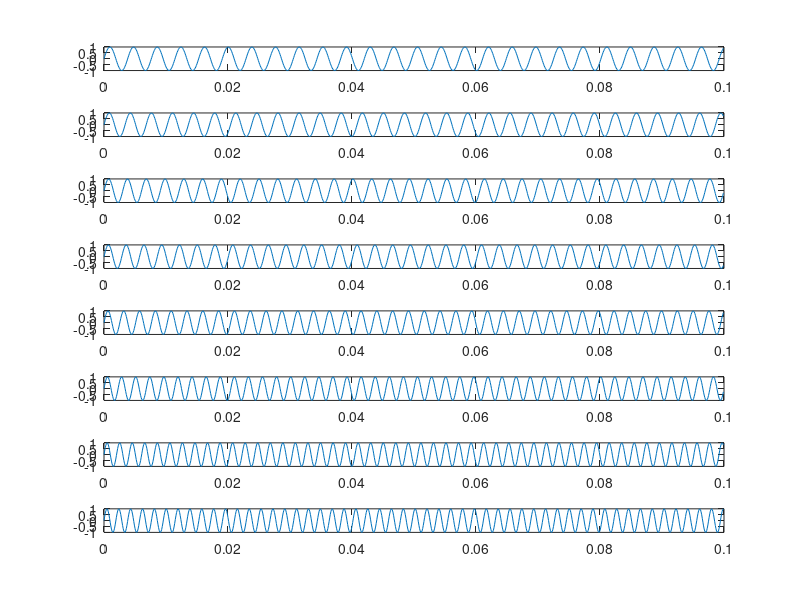
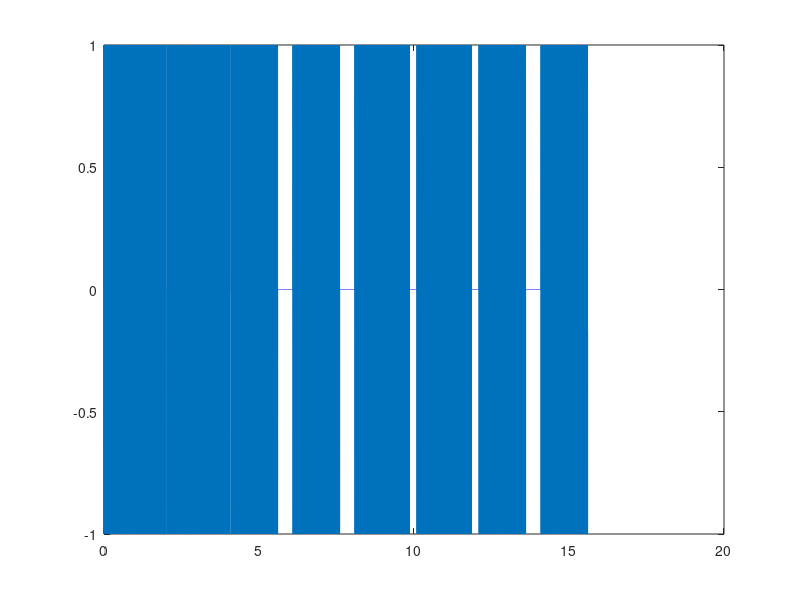
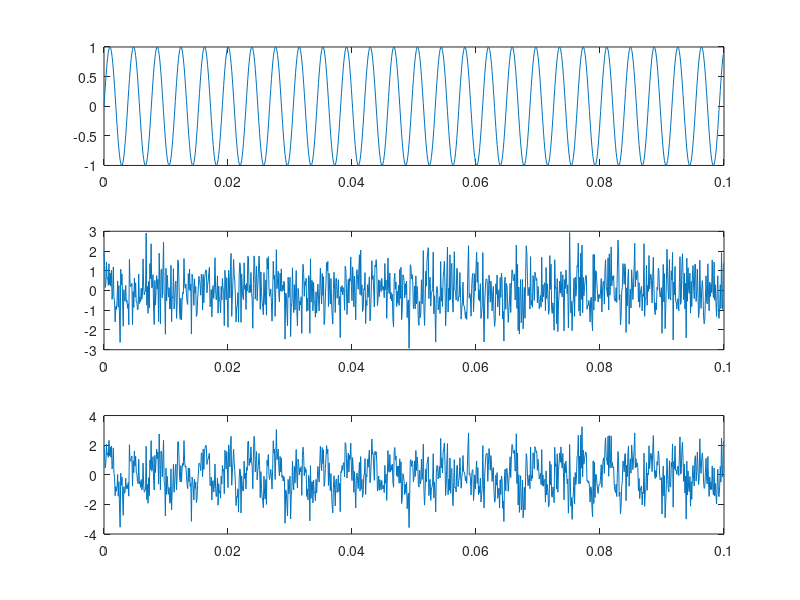
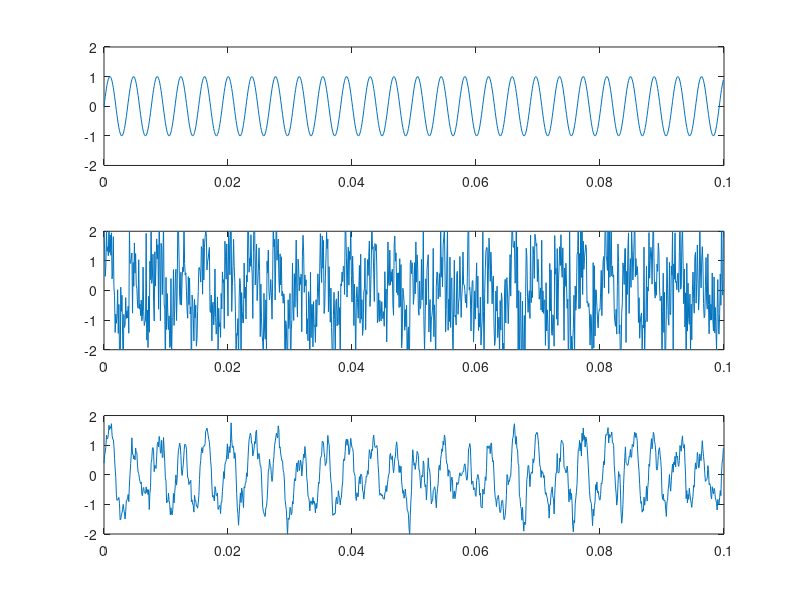

Recreate these plots in MATLAB, in order.
%%
clear all;
close all;
%%
fs=10000; %Hz
t=0:1/fs:0.5-1/fs; %0.5 seconds

%frequency of different notes in Hz
Do_freq=262;
Re_freq=294;
Mi_freq=330;
Fa_freq=349;
Sol_freq=392;
La_freq=440;
Si_freq=494;
Do_freq_high=523;

%Sinusoid of 0.5s
Do=sin(2*pi*t*Do_freq); 
Re=sin(2*pi*t*Re_freq); 
Mi=sin(2*pi*t*Mi_freq); 
Fa=sin(2*pi*t*Fa_freq); 
Sol=sin(2*pi*t*Sol_freq); 
La=sin(2*pi*t*La_freq); 
Si=sin(2*pi*t*Si_freq); 
Do_high=sin(2*pi*t*Do_freq_high); 

%%
%plotting first 1000 points
figure;
subplot(8,1,1);plot(t(1:1000),Do(1:1000));
subplot(8,1,2);plot(t(1:1000),Re(1:1000));
subplot(8,1,3);plot(t(1:1000),Mi(1:1000));
subplot(8,1,4);plot(t(1:1000),Fa(1:1000));
subplot(8,1,5);plot(t(1:1000),Sol(1:1000));
subplot(8,1,6);plot(t(1:1000),La(1:1000));
subplot(8,1,7);plot(t(1:1000),Si(1:1000));
subplot(8,1,8);plot(t(1:1000),Do_high(1:1000));
%%
%play music scale
music_scale=[Do Re Mi Fa Sol La Si Do_high];
sound(music_scale,fs);
%%
sound([music_scale fliplr(music_scale)],fs)
%%
%brother jacob
a=La;
b=Si;
c=Do;
d=Re;
e=Mi;
f=Fa;
g=Sol;
g_low=sin(2*pi*t*Sol_freq/2);
brother_jacob=[c d e c zeros(1,500) ...
    c d e c zeros(1,500) ...
    e f g zeros(1,5000) ...
    e f g zeros(1,5000) ...
    g(1:end/2) a(1:end/2) g(1:end/2) f(1:end/2) e c(1:end/2) zeros(1,2500)...
    g(1:end/2) a(1:end/2) g(1:end/2) f(1:end/2)  e c(1:end/2) zeros(1,2500)...
    c g_low c zeros(1,5000)...
    c g_low c];
time=0:1/fs:length(brother_jacob)/fs-1/fs;
figure,plot(time,brother_jacob);
%%
%play song
sound(brother_jacob,fs)


%%
%white noise generation
y=brother_jacob;
noise=randn(size(y));
ynoise=y+noise;

time_points=1000;
figure;
subplot(3,1,1); plot(time(1:time_points),y(1:time_points));
subplot(3,1,2); plot(time(1:time_points),noise(1:time_points));
subplot(3,1,3); plot(time(1:time_points),ynoise(1:time_points));
%%
%play with noise
sound(ynoise,fs)

%%
%filter noise using convolution with kernel
k=ones(1,5)/5;
yfilt=conv(k,ynoise);
figure;
subplot(3,1,1); plot(time(1:time_points),y(1:time_points));ylim([-2 2]);
subplot(3,1,2); plot(time(1:time_points),ynoise(1:time_points));ylim([-2 2]);
subplot(3,1,3); plot(time(1:time_points),yfilt(1:time_points));ylim([-2 2]);

%%
%play filtered sound 
sound(yfilt,fs)
%%
%Fourier Transformation
fs=200;
t=0:1/fs:0.5-1/fs;
f=40.45;
x=sin(2*pi*f*t);

Fx=fft(x);
N=length(x);
freq= 0 : fs/N : fs/2-fs/N;
abs_Fx=abs(Fx);

figure,
plot(freq,abs_Fx(1:length(freq)));
title('Fourier Spectrum')
xlabel('freq (Hz)');
ylabel('Fx');

%%
%fft with higher frequency resolution
NFFT=2^12;
Fx_longer=fft(x,NFFT);
f=0:fs/NFFT:fs/2-fs/NFFT;

figure;
plot(f,abs(Fx_longer(1:length(f))));
title('Fourier Spectrum')
xlabel('freq (Hz)');
ylabel('Fx');
%%
% full spectrum
f=0:fs/NFFT:fs-fs/NFFT;
figure;
plot(f,abs(Fx_longer(1:length(f))));
title('Fourier Spectrum')
xlabel('freq (Hz)');
ylabel('Fx');
%%
% negative side before positive side
f_pos=0:fs/NFFT:fs/2-fs/NFFT;
f_neg=-fs/NFFT:-fs/NFFT:-fs/2;
f=[fliplr(f_neg) f_pos];
Fx_shift=fftshift(Fx_longer);
figure;
plot(f,abs(Fx_shift));
title('Fourier Spectrum')
xlabel('freq (Hz)');
ylabel('Fx');
%%
% fourier transform of brother jacob
fs=10000; % Reset to original sampling rate
x=brother_jacob;
NFFT=2^(nextpow2(size(x,2)));
Fx_longer=fft(x,NFFT);
f=0:fs/NFFT:fs/2-fs/NFFT;
 
figure;
plot(f,abs(Fx_longer(1:length(f))));
title('Fourier Spectrum')
xlabel('freq (Hz)');
ylabel('Fx');
%%
% fourier transform of brother jacob with noise
x=ynoise;
NFFT=2^(nextpow2(size(x,2)));
Fx_longer=fft(x,NFFT);
f=0:fs/NFFT:fs/2-fs/NFFT;
 
figure;
plot(f,abs(Fx_longer(1:length(f))));
title('Fourier Spectrum')
xlabel('freq (Hz)');
ylabel('Fx');

%%
% fourier transform of filtered brother jacob with noise
x=yfilt;
NFFT=2^(nextpow2(size(x,2)));
Fx_longer=fft(x,NFFT);
f=0:fs/NFFT:fs/2-fs/NFFT;
 
figure;
plot(f,abs(Fx_longer(1:length(f))));
title('Fourier Spectrum')
xlabel('freq (Hz)');
ylabel('Fx');

